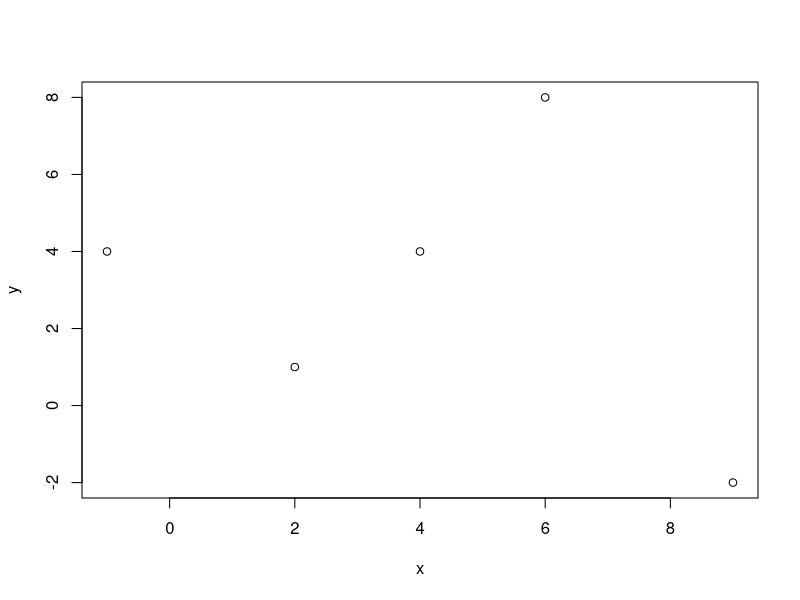
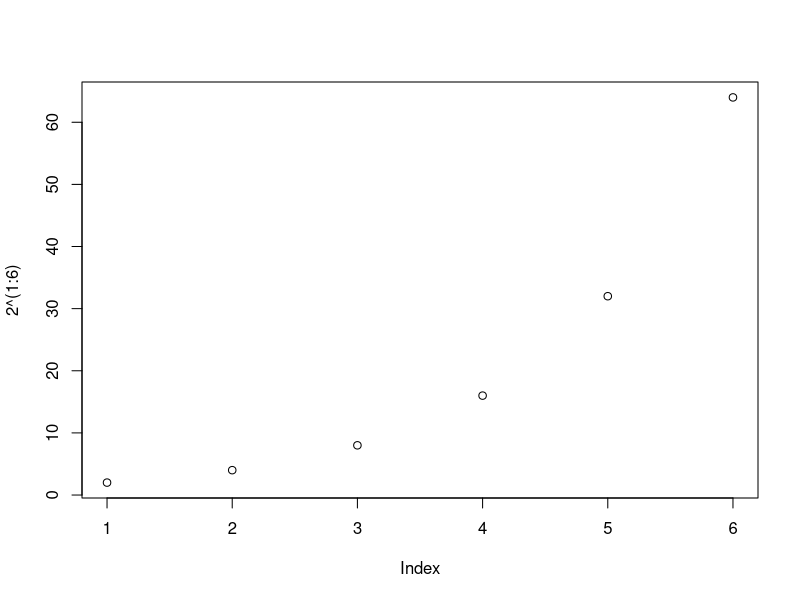
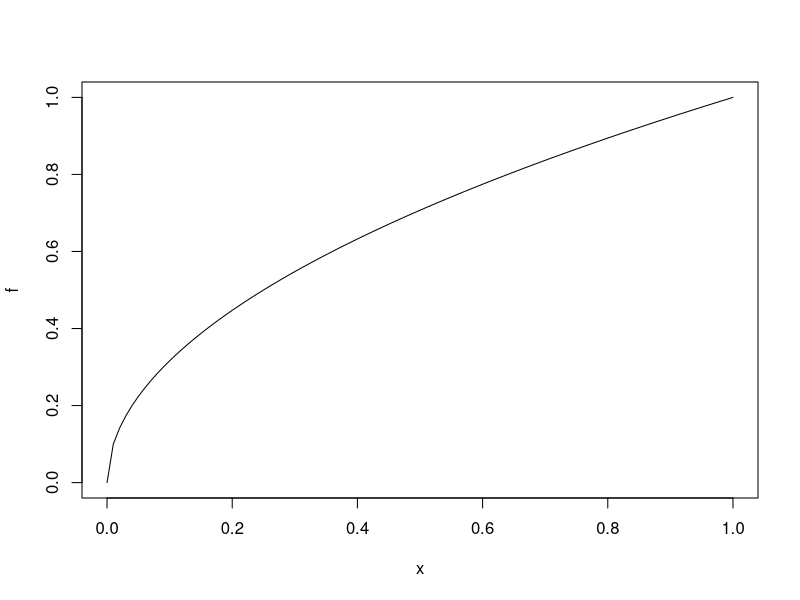
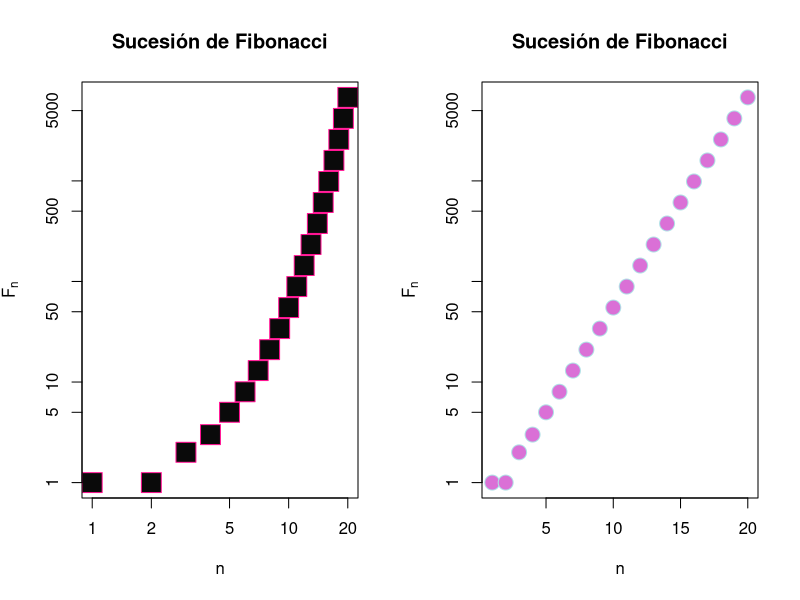
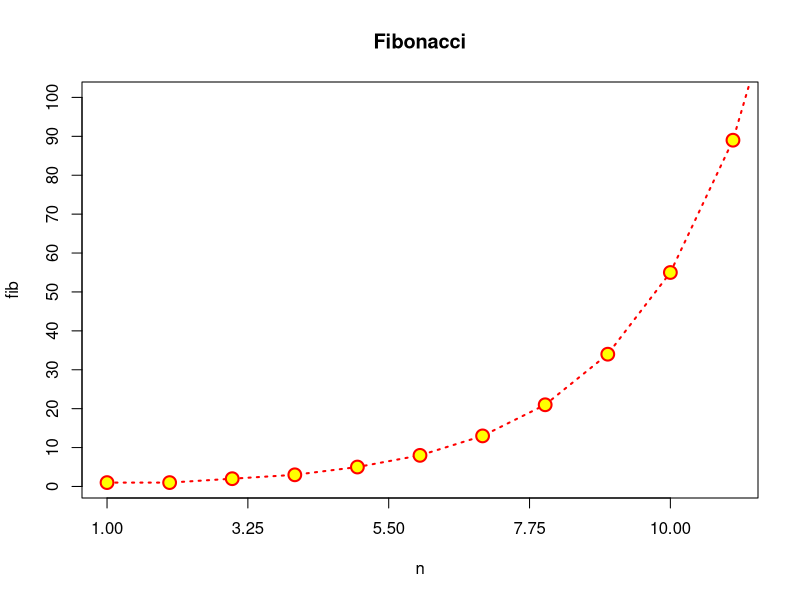
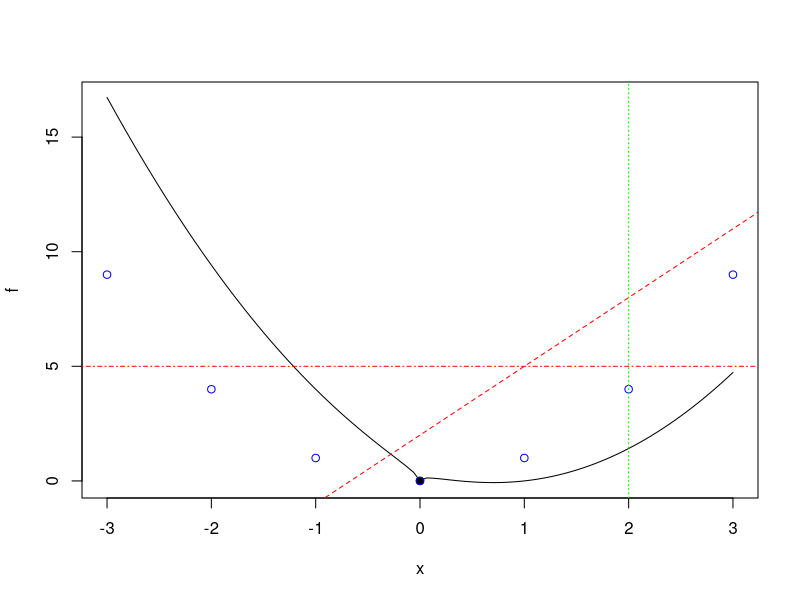
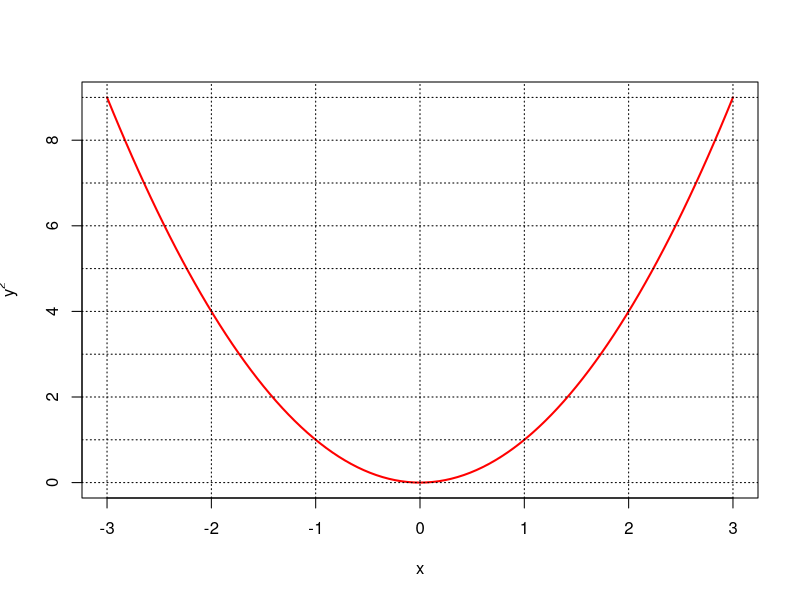
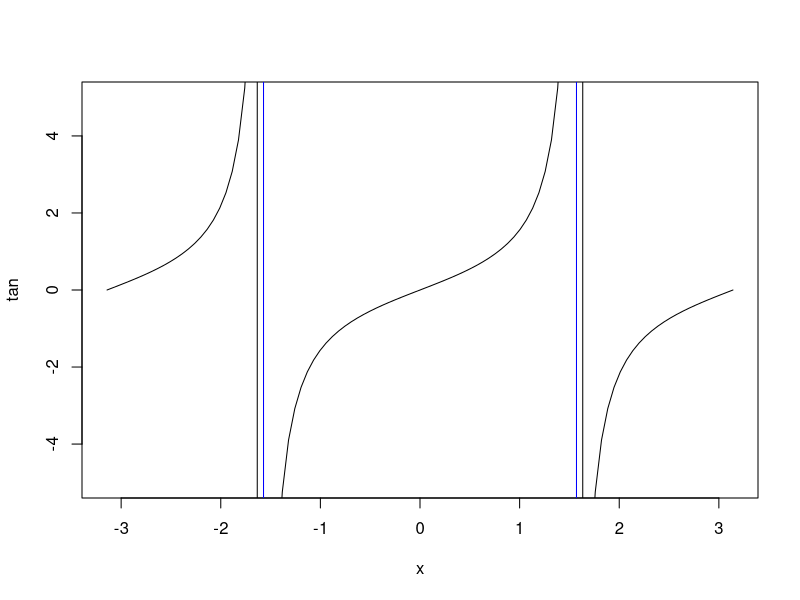

The R script that drew these images, in order:
## ---- chunk 1
knitr::opts_chunk$set(echo = TRUE)
## ---- chunk 2
x = c(2,6,4,9,-1)
y = c(1,8,4,-2,4)
plot(x,y)
## ---- chunk 3
plot(2^(1:6))
## ---- chunk 4
f <- function(x){ sqrt(x) }
plot(f)
## ---- chunk 5
n = 1:20
fib = (1/sqrt(5))*((1+sqrt(5))/2)^n - (1/sqrt(5))*((1-sqrt(5))/2)^n
fib
par(mfrow = c(1,2))
plot(fib, xlab = "n", ylab = expression(F[n]),
     main = "Sucesión de Fibonacci", pch = 22, cex = 3,
     col = "deeppink1", bg = "gray4", log = "xy")


plot(fib, xlab = "n", ylab = expression(F[n]),
     main = "Sucesión de Fibonacci", pch = 21, cex = 2,
     col = "powderblue", bg = "orchid", log = "y")
par(mfrow = c(1,1))
## ---- chunk 6
plot(n, fib, pch = 21, col = "red", bg = "yellow", cex = 1.7, 
     main = "Fibonacci",
     type = "o", lty = "dotted", lwd = 2, 
     xlim = c(1,11), ylim = c(1, 100),
     xaxp = c(1,10,4), yaxp = c(0,100, 10))
## ---- chunk 7
f <- function(x){
  x^2 -2*x + sqrt(abs(x))
}
plot(f, xlim = c(-3,3))
points(0,0, pch = 19)
points(-3:3, (-3:3)^2, col = "blue")
abline(2,3, lty = "dashed", col = "red")
abline(v = 2, lty = "dotted", col = "green")
abline(h = 5, lty = "dotdash", col = "red")
## ---- chunk 8
f <- function(x){x^2}
plot(f, xlim = c(-3,3), col = "red", lwd = 2, ylab = expression(y^2), xlab = "x")
abline(h=0:9, v = -3:3, lty="dotted", col = "black")
## ---- chunk 9
plot(tan, xlim = c(-pi, pi), ylim = c(-5,5))
abline(v = c(-pi/2, pi/2), col = "blue")
## ---- chunk 10
plot(0,0)
text(0,0, labels = "debajo", pos = 1)
text(0,0, labels = "izquierda", pos = 2)
text(0,0, labels = "arriba", pos = 3)
text(0,0, labels = "derecha", pos = 4)
points(0,1)
text(0,1, labels = "centro")
## ---- chunk 11
f <- function(x){x^2}
plot(f, xlim = c(-3,3), ylim = c(-10,10))
points(-3:3, f(-3:3), pch = 19)
lines(-3:3, f(-3:3), lwd = 2, lty = "dotted", col = "red")
curve(x^3, lty = "dashed", col = "blue", add = TRUE)
curve(x^4, lty = "dashed", col = "orangered", add=TRUE)
legend("bottomright", 
       legend = c(expression(x^2), expression(x^3), expression(x^4)), 
       lwd = 2, 
       col = c("red", "blue", "orangered"), 
       lty = c("dotted", "dashed", "dashed")
       )
## ---- chunk 12
# segmentos
x = c(5*(1:10))
plot(x,c(exp(-x)+(-1)^x*x/2*sin(x)^2), xlab = "", ylab = "", 
     main = "Grafico con varios elementos")
segments(10,0,40,0, col = "red", lwd = 4)
arrows(10,0,40,-10, col = " blue", length = 0.5, angle = 90, code = 3)
arrows(10,0,40,-10, col = " blue", length = 0.5, angle =45, code = 3)
arrows(10,0,40,-10, col = " blue", length = 0.5, angle =25, code = 3)
symbols(40,0,stars = cbind(1,.5,1,.5,1,.5,1,.5,1,.5), add = TRUE, lwd = 4, inches = 0.8)
symbols(40,0,stars = cbind(1,.5,1,.5,1,.5,1,.5,1,.5), add = TRUE, lwd = 3)
polygon(c(20,30,40),c(10,-10,10), col = "gold", density = 3, angle = 90, lty = 4, lwd = 5)

